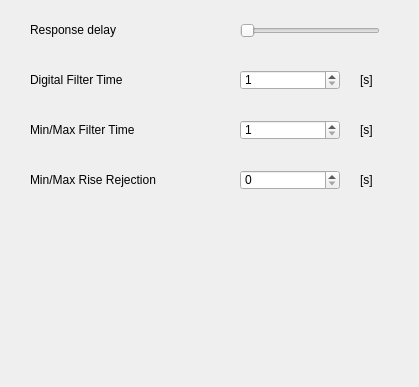
<?xml version="1.0" encoding="UTF-8"?>
<ui version="4.0" stdsetdef="1">
  <author></author>
  <comment></comment>
  <exportmacro></exportmacro>
  <class>VarioFrame6015</class>
  <widget class="QWidget" name="VarioFrame6015">
    <property name="geometry">
      <rect>
        <x>0</x>
        <y>0</y>
        <width>419</width>
        <height>387</height>
      </rect>
    </property>
    <property name="windowTitle">
      <string>Variometer</string>
    </property>
    <widget class="QLabel" name="textLabel_ITimeUnit">
      <property name="geometry">
        <rect>
          <x>360</x>
          <y>70</y>
          <width>67</width>
          <height>20</height>
        </rect>
      </property>
      <property name="text">
        <string>[s]</string>
      </property>
      <property name="wordWrap">
        <bool>false</bool>
      </property>
    </widget>
    <widget class="QLabel" name="textLabel_FiltTime">
      <property name="geometry">
        <rect>
          <x>30</x>
          <y>70</y>
          <width>134</width>
          <height>20</height>
        </rect>
      </property>
      <property name="text">
        <string>Digital Filter Time</string>
      </property>
      <property name="wordWrap">
        <bool>false</bool>
      </property>
    </widget>
    <widget class="QLabel" name="textLabel_FiltTimeMinMax_2">
      <property name="geometry">
        <rect>
          <x>30</x>
          <y>170</y>
          <width>146</width>
          <height>20</height>
        </rect>
      </property>
      <property name="text">
        <string>Min/Max Rise Rejection</string>
      </property>
      <property name="wordWrap">
        <bool>false</bool>
      </property>
    </widget>
    <widget class="QLabel" name="textLabel_RespDelay">
      <property name="geometry">
        <rect>
          <x>30</x>
          <y>20</y>
          <width>150</width>
          <height>20</height>
        </rect>
      </property>
      <property name="text">
        <string>Response delay</string>
      </property>
      <property name="wordWrap">
        <bool>false</bool>
      </property>
    </widget>
    <widget class="QLabel" name="textLabel_ITimeUnit_2_2">
      <property name="geometry">
        <rect>
          <x>360</x>
          <y>170</y>
          <width>67</width>
          <height>20</height>
        </rect>
      </property>
      <property name="text">
        <string>[s]</string>
      </property>
      <property name="wordWrap">
        <bool>false</bool>
      </property>
    </widget>
    <widget class="QLabel" name="textLabel_FiltTimeMinMax">
      <property name="geometry">
        <rect>
          <x>30</x>
          <y>120</y>
          <width>146</width>
          <height>20</height>
        </rect>
      </property>
      <property name="text">
        <string>Min/Max Filter Time</string>
      </property>
      <property name="wordWrap">
        <bool>false</bool>
      </property>
    </widget>
    <widget class="QSpinBox" name="spinBox_TimeRiseRej">
      <property name="geometry">
        <rect>
          <x>240</x>
          <y>170</y>
          <width>100</width>
          <height>20</height>
        </rect>
      </property>
      <property name="maximum">
        <number>3600</number>
      </property>
      <property name="minimum">
        <number>0</number>
      </property>
      <property name="value">
        <number>0</number>
      </property>
      <property name="toolTip" stdset="0">
        <string>Time to reject the min/max calculation after flight recognition (for towing).</string>
      </property>
    </widget>
    <widget class="QSpinBox" name="spinBox_FiltTime">
      <property name="geometry">
        <rect>
          <x>240</x>
          <y>70</y>
          <width>100</width>
          <height>20</height>
        </rect>
      </property>
      <property name="maximum">
        <number>30</number>
      </property>
      <property name="minimum">
        <number>1</number>
      </property>
    </widget>
    <widget class="QSpinBox" name="spinBox_FiltTimeMinMax">
      <property name="geometry">
        <rect>
          <x>240</x>
          <y>120</y>
          <width>100</width>
          <height>20</height>
        </rect>
      </property>
      <property name="maximum">
        <number>30</number>
      </property>
      <property name="minimum">
        <number>1</number>
      </property>
    </widget>
    <widget class="QSlider" name="slider1">
      <property name="geometry">
        <rect>
          <x>240</x>
          <y>20</y>
          <width>140</width>
          <height>21</height>
        </rect>
      </property>
      <property name="maximum">
        <number>3</number>
      </property>
      <property name="pageStep">
        <number>1</number>
      </property>
      <property name="orientation">
        <enum>Qt::Horizontal</enum>
      </property>
      <property name="toolTip" stdset="0">
        <string>0=fast filter settings</string>
      </property>
    </widget>
    <widget class="QLabel" name="textLabel_ITimeUnit_2">
      <property name="geometry">
        <rect>
          <x>360</x>
          <y>120</y>
          <width>67</width>
          <height>20</height>
        </rect>
      </property>
      <property name="text">
        <string>[s]</string>
      </property>
      <property name="wordWrap">
        <bool>false</bool>
      </property>
    </widget>
  </widget>
  <layoutdefault spacing="6" margin="11"/>
  <pixmapfunction>qPixmapFromMimeSource</pixmapfunction>
</ui>
